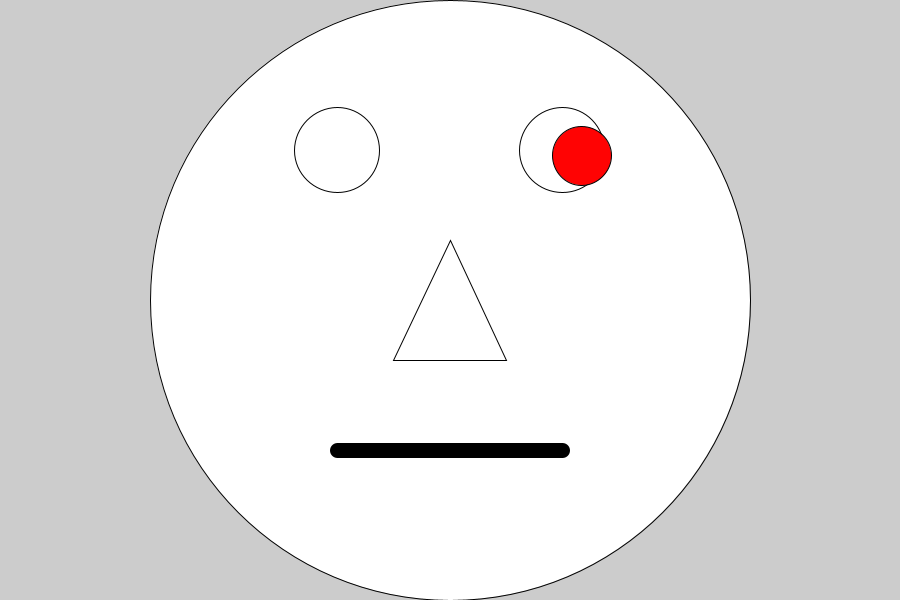
Frame 1 (no input)
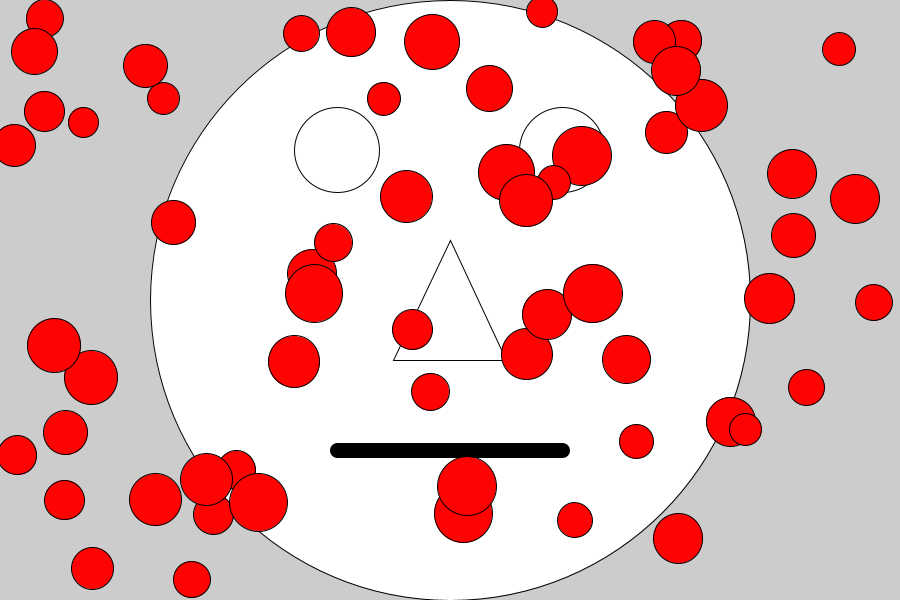
Frame 60 (the mouse pressed at the canvas centre just before this capture)
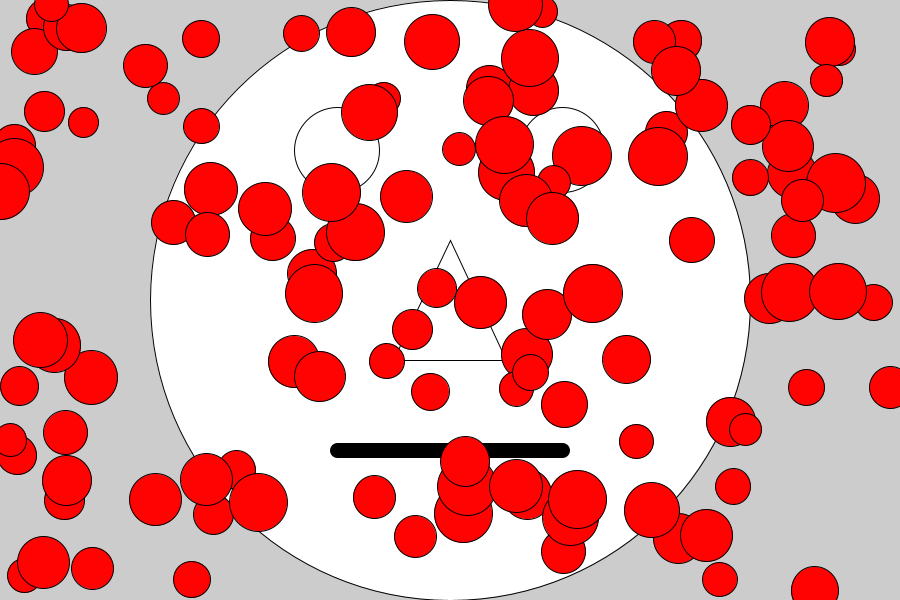
Frame 120 (the mouse held since frame 60 and released just before this capture)

The Processing sketch that drew these frames (run headless with seeded random() and noise(); from frame 60 on, the mouse is pressed at the canvas centre):

// Processing sketch: HappyFaceMeaslesNoSequential
// ── HappyFaceMeaslesNoSequential.pde
//Global Variables
int reset;
int faceX, faceY, faceDiameter;
int leftEyeX, leftEyeY, leftEyeDiameter;
int rightEyeX, rightEyeY, rightEyeDiameter;
int noseX1, noseY1, noseX2, noseY2, noseX3, noseY3;
float mouthX1, mouthY1, mouthX2, mouthY2, mouthThick;
color red = #FF0303;
color measlesColor = red;
float measlesX, measlesY, measlesDiameter;

void setup() {
  size (900, 600);
  //fullScreen();
  println("Screen Width is", displayWidth, "Screen Height is", displayHeight);
  //
  population();
  //
  //Face Code
  ellipse(faceX, faceY, faceDiameter, faceDiameter);
  ellipse(leftEyeX, leftEyeY, leftEyeDiameter, leftEyeDiameter);
  ellipse(rightEyeX, rightEyeY, rightEyeDiameter, rightEyeDiameter);
  triangle(noseX1, noseY1, noseX2, noseY2, noseX3, noseY3);
  strokeWeight(mouthThick);
  line(mouthX1, mouthY1, mouthX2, mouthY2);
  strokeWeight(reset);
  //  
}//End setup

void draw() {
  measlesX = random(width);
  measlesY = random(height);
  measlesDiameter = random(height*1/20, height*1/10);
  fill(measlesColor);
  //Parameters are randomly set ;)
  ellipse(measlesX, measlesY, measlesDiameter, measlesDiameter);
  fill(reset);
  //Why is there only one measle being printed to the canvas
}//End draw

void keyPressed() {
  //Quit Keyboard Button
  if(key == 'q' || key == 'Q') { exit(); }//End IF
}//End keypressed

void mousePressed() {}//End mousePressed

// ── Population.pde
void population() {
  faceX = width/2;
  faceY = height/2;
  faceDiameter = height;
  leftEyeX = width*3/8;
  leftEyeY = height*1/4;
  leftEyeDiameter = height/7;
  rightEyeX = width*5/8;
  rightEyeY = leftEyeY;
  rightEyeDiameter = leftEyeDiameter;
  noseX1 = width/2;
  noseY1 = height*2/5;
  noseX2 = width*7/16;
  noseY2 = height*6/10;
  noseX3 = width*9/16;
  noseY3 = noseY2;
  mouthX1 = leftEyeX;
  mouthY1 = height*3/4;
  mouthX2 = rightEyeX;
  mouthY2 = mouthY1;
  mouthThick = 15;
  reset = 1;
}//End population
